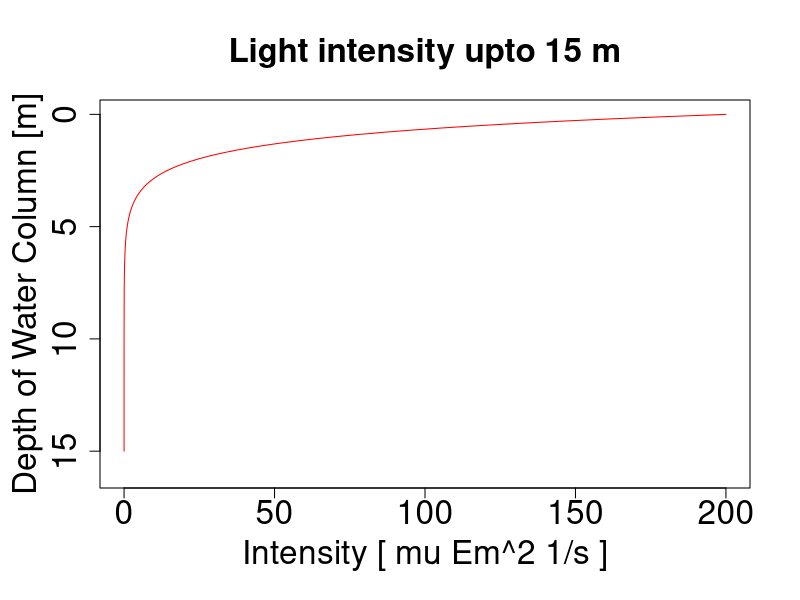
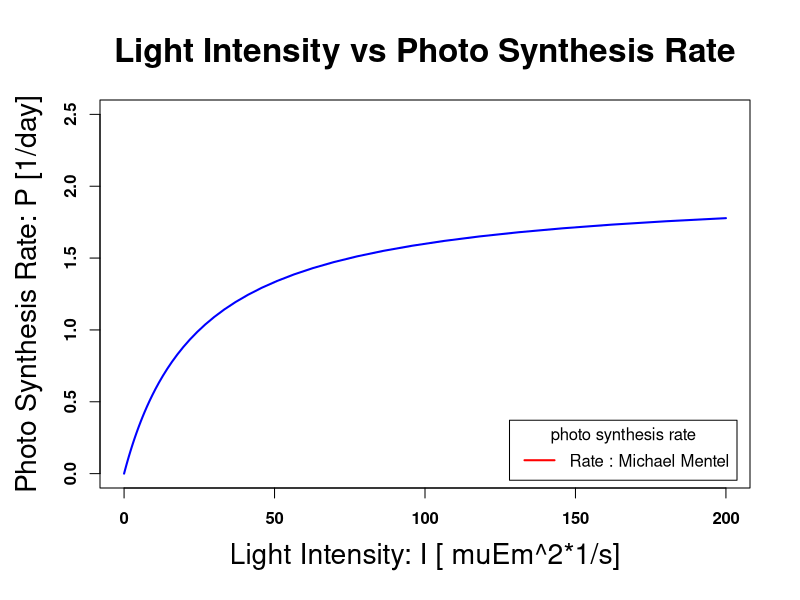

These figures' R source, in order:


light_surface = 200
surface = 0
bottom_H = 15
dz = .1
depth = seq(from = surface, to = bottom_H, by = dz)
eps = 1


# by numerical way
y =  light_surface
for (i in 2:length(depth)){
  didz = -y[i-1]*eps
  y[i] = y[i-1] + didz*dz
}


df = data.frame(depth = depth, light = y)

par(mar = c(5.1, 4.5, 4.5, 2) + 0.5) # setting plot position
plot(df$light, df$depth, type = "l", col = "red",
     xlab = "Intensity [ mu Em^2 1/s ]",
     ylab = "Depth of Water Column [m]",
     main = "Light intensity upto 15 m",
     ylim = c(16,0),
     xlim = c(0,200),
     cex.lab = 2,
     cex.main = 2,
     cex.axis = 2,
)


intensity_I = df$light
Half_Satu_K = 25
Max_Synth_pm= 2


# synthesis_rate = function(Max_Synth_pm, intensity_I, Half_Satu_K){
#   val = Max_Synth_pm*(intensity_I/(intensity_I + Half_Satu_K))
#   return(val)}

rates = Max_Synth_pm*(intensity_I/(intensity_I + Half_Satu_K))
df$rate = rates



# lines(at_coeff_1$light, at_coeff_1$depth, lty =1,lwd = 2, col = "green")
# lines(at_coeff_0.1$light, at_coeff_0.1$depth, lty =1,lwd = 2, col = "blue")
# legend("bottomright",inset = .02, lty = 1,lwd = 2, col = c("red","green", "blue"),
#        legend = c("coeff = 0.5", "coeff = 1", "coeff = 0.1"),
#        title = "Curves for diff. coeff", cex = 1)



plot(numeric(0),numeric(0),
     type= "n",
     ylim = c(0,2.5),
     xlim = c(0,200),
     ylab = "Photo Synthesis Rate: P [1/day]",
     xlab = "Light Intensity: I [ muEm^2*1/s]",
     main = "Light Intensity vs Photo Synthesis Rate",
     cex.lab = 1.7,
     cex.main = 2,
     cex.axis = 1,
     font.axis = 2,
     font.axis = 2,
     font = 2)
lines(df$light, df$rate, lty =1,lwd = 2, col = "blue")


legend("bottomright",inset = .02, lty = 1,lwd = 2, col = "red",
       legend = "Rate : Michael Mentel",
       title = "photo synthesis rate", cex = 1)



